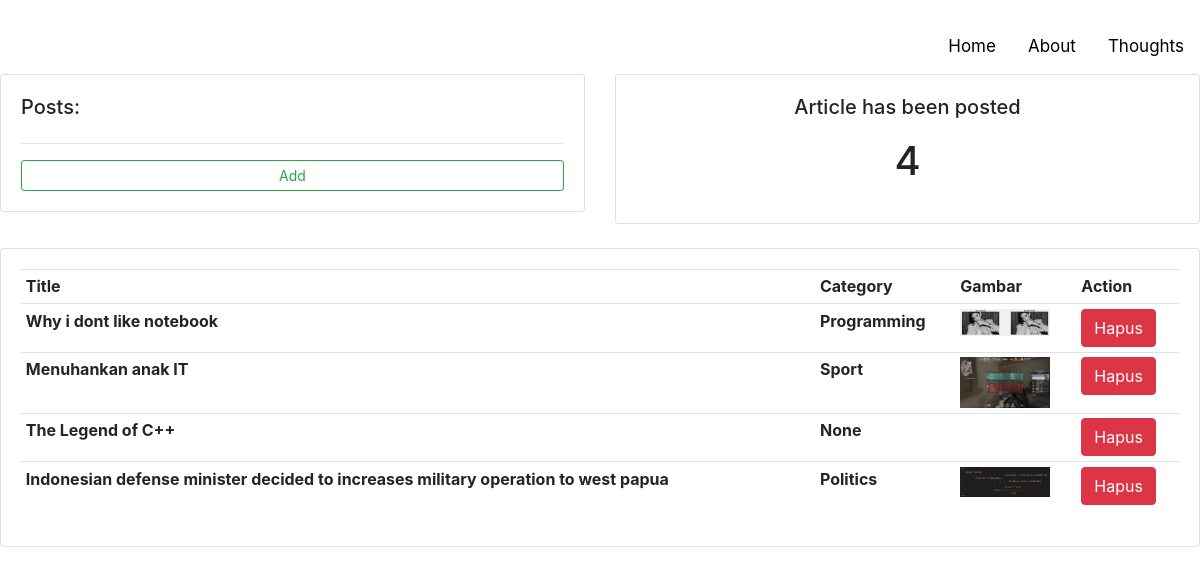
/dashboard, run on the app's committed database.
### blog/models.py (models this page shows, shortened)
class Post(models.Model):
    title = models.CharField(max_length=100)
    intro=models.TextField(null=True, blank=True)
    body=RichTextField(null=True, blank=True)
    date_added=models.DateTimeField(auto_now_add=True)
    slug=models.SlugField(null=True, blank=True)
    category = models.ForeignKey(Category, on_delete=models.CASCADE, null=True)
    image = models.ImageField(null=True, blank=True)
    def image_tag(self):
        return mark_safe('<img src="{}" width=100 />'.format(self.image.url))
    image_tag.short_description = 'image'
    image_tag.allow_tags = True
    class Meta:
        ordering = ['-date_added']

class Category(models.Model):
    types = models.CharField(max_length=20)
    description = models.CharField(max_length=30)
    def __str__(self):
        return self.types

### blog/views.py (the view)
# urls.py: path('dashboard', dashboard, name='dashboard'),
def dashboard(request):
    posts = Post.objects.all()
    total = posts.count()
    context = {
        'posts': posts,
        'total': total
    }
    return render(request, 'dashboard.html', context)

### blog/templates/dashboard.html
{% extends 'index.html' %}
{% load static %}
{% block content %}
<div class="row">
    <div class="col-md">
        <div class="card card-body">
            <h5>Posts:</h5>
            <hr>
            <a class="btn btn-outline-success  btn-sm btn-block" href="#">Add</a>
        </div>
    </div>
    <div class="col-md">
        <div class="card card-body">
            <center><h5>Article has been posted</h5></center>
            <h1 style="text-align: center;padding: 10px">{{total}}</h1>
        </div>
    </div>
</div>
<br>
<div class="row">
    <div class="col-md">
        <div class="card card-body">
            <table class="table table-sm">
                <tr>
                    <th>Title</th>
                    <th>Category</th>
                    <th>Gambar</th>
                    <th>Action</th>
                </tr>
                {% for post in posts %}
                    <tr>
                        <th>{{ post.title }}</a></th>
                        <th>{{ post.category }}</th>
                        <th>
                            {% if post.image %}
                                <img src="{{ post.image.url }}" width="90px">
                            {% endif %}
                        </th>
                        <th>
                            <a href="#" class="btn btn-danger" >Hapus</a>
                        </th>
                    </tr>
                {% endfor %}
            </table>
        </div>
    </div>
</div>
{% endblock %}

### static/css/style.css (style rules this page uses)
h1 { padding: 10px; text-align: end; }
body { margin-top:20px; background-color:#ffffff; }

### data on the page
Post: title "Why i dont like notebook", category "Programming", image (picture)
Post: title "Menuhankan anak IT", category "Sport", image (picture)
Post: title "The Legend of C++", category "None"
Post: title "Indonesian defense minister decided to increases military operation to west papua", category "Politics", image (picture)

### other printed values
{{ total }} "4"
